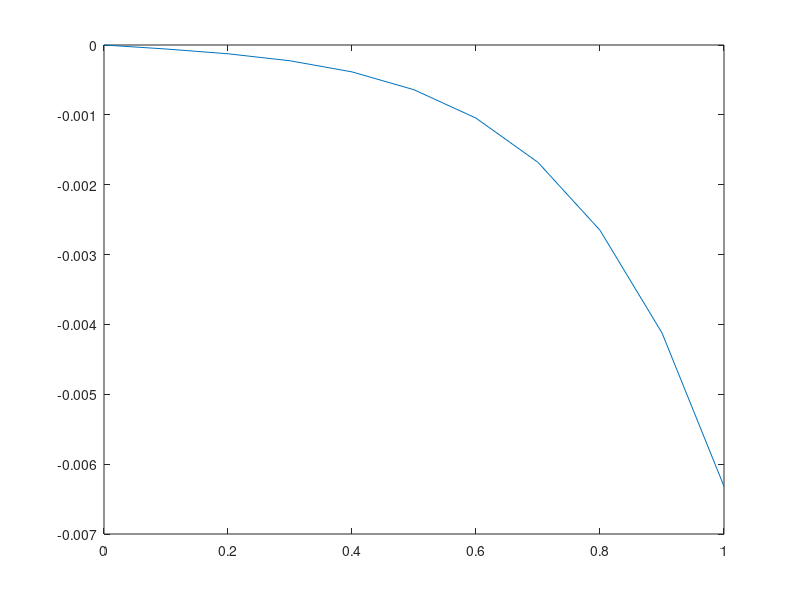

Recreate this plot in MATLAB.
clear;clc;
%Define f(t,w)
f = @(t,w)t*exp(3*t) - 2*w;

%Inilization
h = 0.1;
t = ones(11,1);
t(1) = 0;
for i = 1:10
    t(i + 1) = 0.1*i;
end
w = ones(11,1); %approxiated value
w(1) = 0;   %initial value
y = 1/5*t.*exp(3*t) - 1/25*exp(3*t) + 1/25*exp(-2*t); %exact value

%Solve for w
for i = 1:10
    w(i + 1) = w(i) + h*(f(t(i) + h/2,w(i) + h/2*f(t(i),w(i))));
end
error = y - w;

%Plot the results
plot(t,y,'-o',t,w,'--x');
plot(t,error);